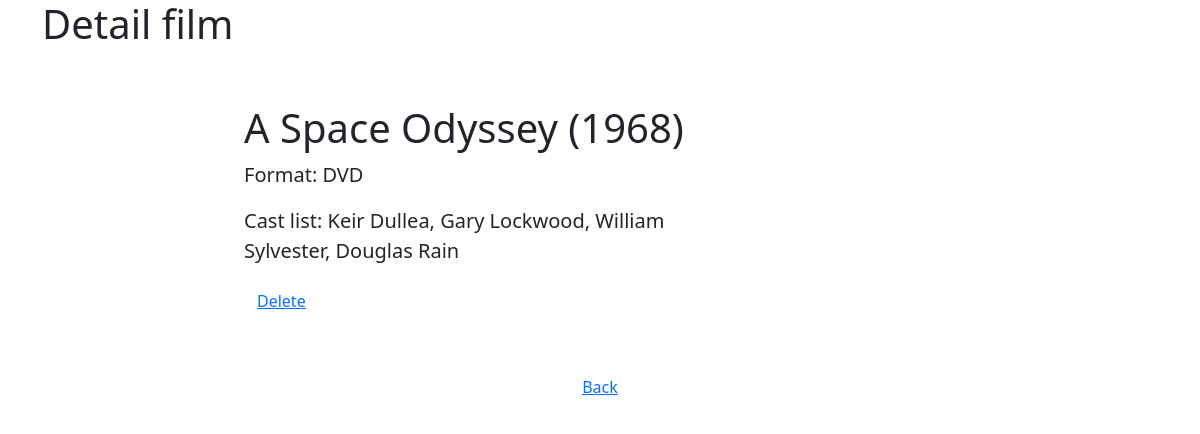
/?ID_FILM=85 (signed in), run on the app's committed database.
### tables this page shows
CREATE TABLE `films` (
  `id` int NOT NULL,
  `name` varchar(255) NOT NULL,
  `year_of_issue` int NOT NULL,
  `format` varchar(255) NOT NULL,
  `cast_list` text NOT NULL
);

### classes/DbConnection.php (called while the page is built)
<?php
class DbConnection
{
    private string $user    = 'root';
    private string $pass    = '';
    private string $db      = 'test_webbylab';
    private string $host    = 'localhost';
    public function connect () {
        try {
            $conn = new PDO("mysql:host=$this->host;dbname=$this->db", $this->user, $this->pass);
            return $conn;
        } catch (PDOException $pe) {
            echo "Could not connect to the database $this->db :" .$pe->getMessage();
            return [];
        }
    }
}

### classes/Router.php (called while the page is built, shortened)
<?php
class Router
{
    public static function page (array $param): array {
        $result = [];
        if (intval($param['ID_FILM']) > 0) {
            $filmObj = new Film();
            $result = [
                'DATA'          => $filmObj->getDataFilm(intval($param['ID_FILM'])),
                'NAME_TEMPLATE' => 'templates/film_detail.php',
            ];
        }
        elseif (intval($param['DELETE_FILM']) > 0) {
            $filmObj = new Film();
            $filmObj->deleteFilm(intval($param['DELETE_FILM']));
            header('Location: /');
        }
        elseif ($param['ADD_FILM'] === 'Y') {
            $result = [
                'DATA'          => [],
                'NAME_TEMPLATE' => 'templates/add_film.php',
            ];
        }
        return $result;
    }
}

### classes/Film.php (called while the page is built, shortened)
<?php
class Film extends \DbConnection
{
    public PDO $db;
    public function __construct()
    {
        $this->connection = new \DbConnection();
        $this->db = $this->connection->connect();
    }
    public function getAllFilms (): array
    {
        $stmt = $this->db->prepare('SELECT * FROM films ORDER BY name');
        $stmt->execute([]);
        $result = [];
        foreach ($stmt as $row)
        {
            $result[] = $row;
        }
        return $result;
    }
    public function getDataFilm (int $idFilm): array
    {
        $stmt = $this->db->prepare('SELECT * FROM films WHERE id = ?');
        $stmt->execute([$idFilm]);
        $result = [];
        foreach ($stmt as $row)
        {
            $result[] = $row;
        }
        return $result[0];
    }
}

### templates/film_detail.php (the view, shortened to what this page needs)
<h1>Detail film</h1>
<div class="col-lg-8 mx-auto p-3 py-md-5">
    <h1><?=$filmDetail['name']?> (<?=$filmDetail['year_of_issue']?>)</h1>
    <p class="fs-5 col-md-8">Format: <?=$filmDetail['format']?></p>
    <p class="fs-5 col-md-8">Cast list: <?=$filmDetail['cast_list']?></p>
    <a href="/?DELETE_FILM=<?=$filmDetail['id']?>" class="btn btn-link">Delete</a>
</div>
<div class="row">
    <a href="/" class="btn btn-link">Back</a>
</div>

### data on the page
films: name "A Space Odyssey", year_of_issue "1968", format "DVD", cast_list "Keir Dullea, Gary Lockwood, William Sylvester, Douglas Rain"
